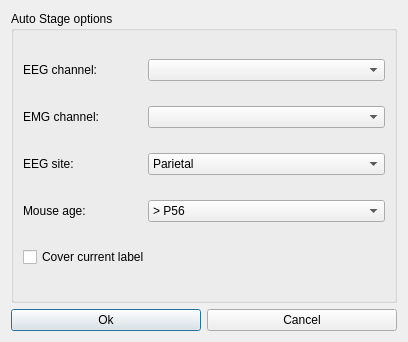
<?xml version="1.0" encoding="UTF-8"?>
<ui version="4.0">
 <class>AutoStageDialog</class>
 <widget class="QDialog" name="AutoStageDialog">
  <property name="geometry">
   <rect>
    <x>0</x>
    <y>0</y>
    <width>408</width>
    <height>342</height>
   </rect>
  </property>
  <property name="windowTitle">
   <string>Dialog</string>
  </property>
  <property name="windowIcon">
   <iconset resource="../resources/misleep.qrc">
    <normaloff>:/logo/logo.png</normaloff>:/logo/logo.png</iconset>
  </property>
  <layout class="QGridLayout" name="gridLayout">
   <item row="1" column="0">
    <widget class="QPushButton" name="OKBt">
     <property name="text">
      <string>Ok</string>
     </property>
    </widget>
   </item>
   <item row="1" column="1">
    <widget class="QPushButton" name="CancelBt">
     <property name="text">
      <string>Cancel</string>
     </property>
    </widget>
   </item>
   <item row="0" column="0" colspan="2">
    <widget class="QGroupBox" name="groupBox">
     <property name="title">
      <string>Auto Stage options</string>
     </property>
     <layout class="QGridLayout" name="gridLayout_2">
      <item row="3" column="1" colspan="2">
       <widget class="QComboBox" name="AgeCombox">
        <item>
         <property name="text">
          <string>&gt; P56</string>
         </property>
        </item>
        <item>
         <property name="text">
          <string>P30 - P56</string>
         </property>
        </item>
        <item>
         <property name="text">
          <string>&lt; P30</string>
         </property>
        </item>
       </widget>
      </item>
      <item row="0" column="0">
       <widget class="QLabel" name="label">
        <property name="text">
         <string>EEG channel:</string>
        </property>
       </widget>
      </item>
      <item row="3" column="0">
       <widget class="QLabel" name="label_3">
        <property name="text">
         <string>Mouse age:</string>
        </property>
       </widget>
      </item>
      <item row="1" column="1" colspan="2">
       <widget class="QComboBox" name="EMGchannelCombox"/>
      </item>
      <item row="0" column="1" colspan="2">
       <widget class="QComboBox" name="EEGChannelCombox"/>
      </item>
      <item row="2" column="0">
       <widget class="QLabel" name="label_2">
        <property name="text">
         <string>EEG site:</string>
        </property>
       </widget>
      </item>
      <item row="1" column="0">
       <widget class="QLabel" name="label_8">
        <property name="text">
         <string>EMG channel:</string>
        </property>
       </widget>
      </item>
      <item row="2" column="1" colspan="2">
       <widget class="QComboBox" name="EEGSiteCombox">
        <item>
         <property name="text">
          <string>Parietal</string>
         </property>
        </item>
        <item>
         <property name="text">
          <string>Frontal</string>
         </property>
        </item>
       </widget>
      </item>
      <item row="4" column="0" colspan="3">
       <widget class="QCheckBox" name="SaveAnnoCheckbox">
        <property name="text">
         <string>Cover current label</string>
        </property>
       </widget>
      </item>
     </layout>
    </widget>
   </item>
  </layout>
 </widget>
 <resources>
  <include location="../resources/misleep.qrc"/>
 </resources>
 <connections/>
</ui>
